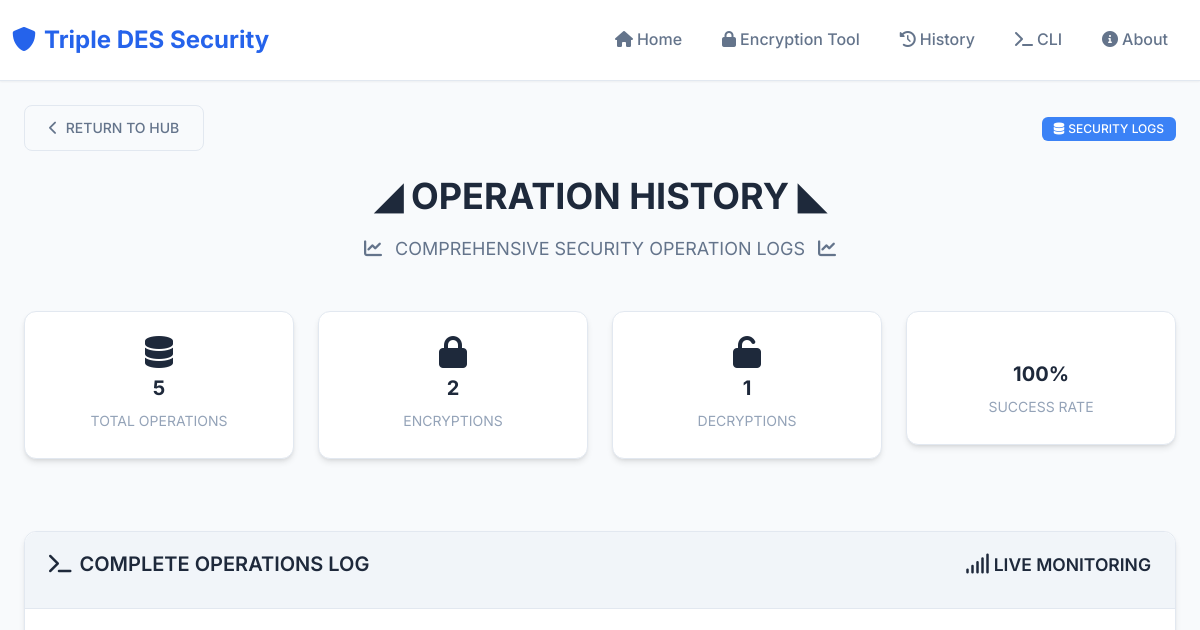
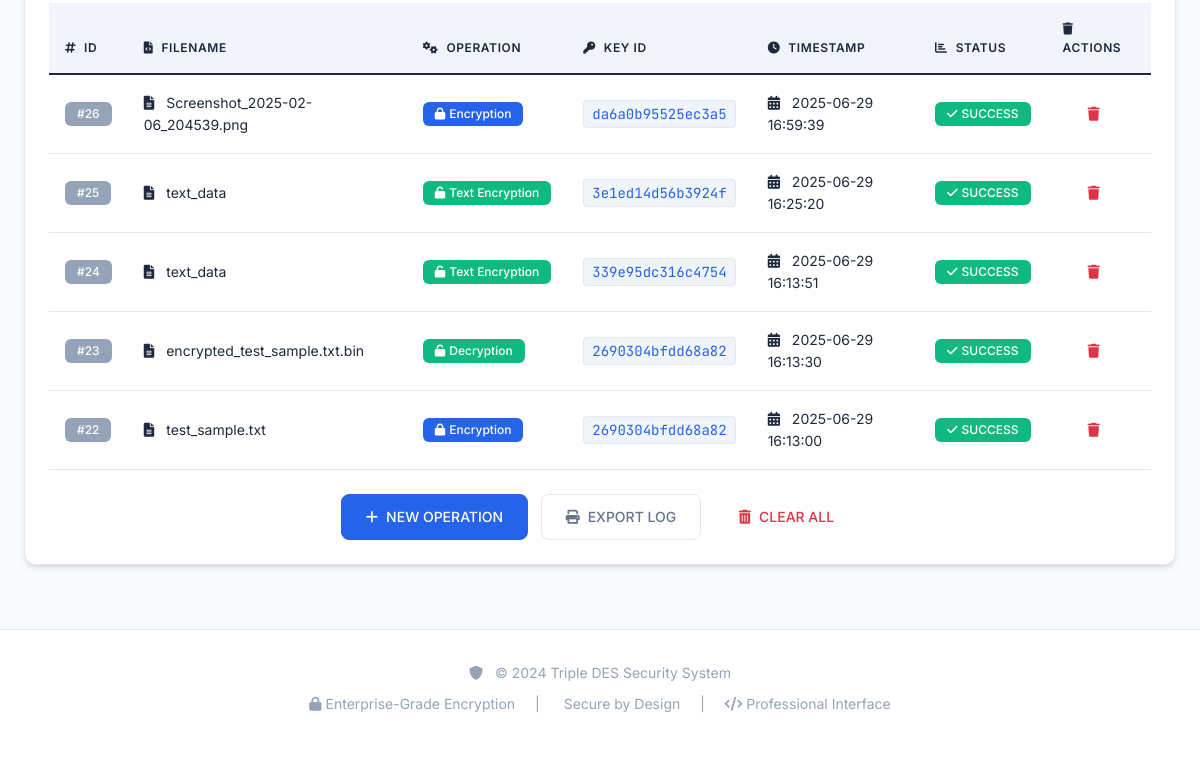
Before: /history with the older database file (2 pictures, top to bottom).
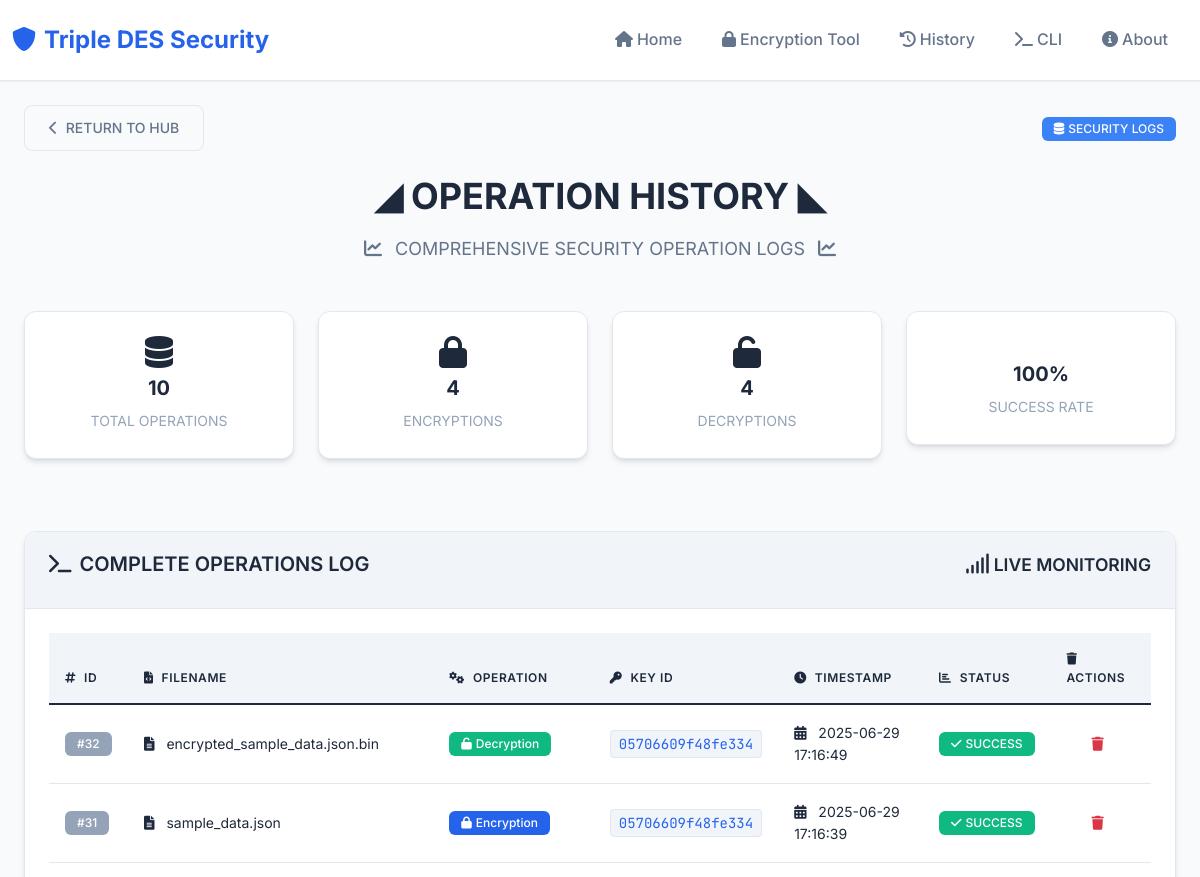
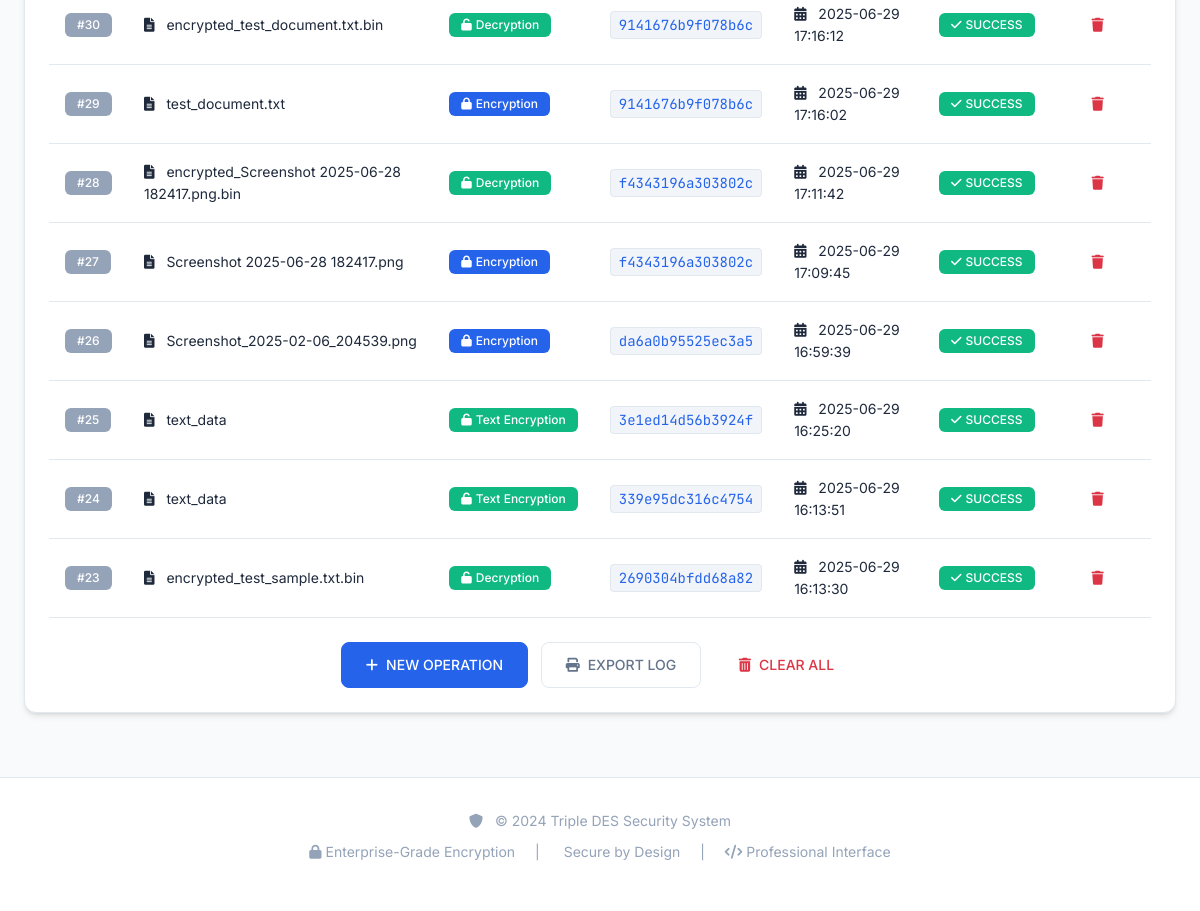
After: the same page with the newer database file (2 pictures, top to bottom).
### tables this page shows
CREATE TABLE encryption_history (
            id INTEGER PRIMARY KEY AUTOINCREMENT,
            filename TEXT NOT NULL,
            key_id TEXT NOT NULL,
            operation_type TEXT NOT NULL,
            timestamp DATETIME DEFAULT CURRENT_TIMESTAMP
        );

### src/app.py (the view)
@app.route('/history')
def history():
    history = get_history()
    back_url = request.referrer or url_for('index')
    return render_template('history.html', history=history, back_url=back_url)

### src/app.py (called while the page is built)
def get_history():
    conn = sqlite3.connect(DB_PATH)
    conn.row_factory = sqlite3.Row
    c = conn.cursor()
    c.execute('SELECT * FROM encryption_history ORDER BY timestamp DESC LIMIT 10')
    history = c.fetchall()
    conn.close()
    return history

### templates/history.html (shortened to what this page needs)
{% extends "base.html" %}
{% block content %}
<div class="container">
    <div class="d-flex align-items-center mb-4">
        <a href="{{ url_for('index') }}" class="btn btn-outline-dark pulse">
            <i class="fas fa-chevron-left me-2"></i>RETURN TO HUB
        </a>
        <div class="ms-auto">
            <span class="badge bg-info">
                <i class="fas fa-database me-1"></i>SECURITY LOGS
            </span>
        </div>
    </div>
    <div class="text-center mb-5">
        <h1 class="glitch" data-text="◢ OPERATION HISTORY ◣">
            ◢ OPERATION HISTORY ◣
        </h1>
        <p class="lead text-glow">
            <i class="fas fa-chart-line me-2"></i>
            COMPREHENSIVE SECURITY OPERATION LOGS
            <i class="fas fa-chart-line ms-2"></i>
        </p>
    </div>
    <div class="row mb-4">
        <div class="col-md-3 mb-3">
            <div class="card border-glow text-center">
                <div class="card-body">
                    <i class="fas fa-database fa-2x mb-2" style="color: var(--primary-neon);"></i>
                    <h5 class="text-glow">{{ history|length }}</h5>
                    <small class="text-muted">TOTAL OPERATIONS</small>
                </div>
            </div>
        </div>
        <div class="col-md-3 mb-3">
            <div class="card border-glow text-center">
                <div class="card-body">
                    <i class="fas fa-lock fa-2x mb-2" style="color: var(--accent-neon);"></i>
                    <h5 class="text-glow">{{ history|selectattr("operation_type", "equalto", "Encryption")|list|length }}</h5>
                    <small class="text-muted">ENCRYPTIONS</small>
                </div>
            </div>
        </div>
        <div class="col-md-3 mb-3">
            <div class="card border-glow text-center">
                <div class="card-body">
                    <i class="fas fa-unlock fa-2x mb-2" style="color: var(--secondary-neon);"></i>
                    <h5 class="text-glow">{{ history|selectattr("operation_type", "equalto", "Decryption")|list|length }}</h5>
                    <small class="text-muted">DECRYPTIONS</small>
                </div>
            </div>
        </div>
        <div class="col-md-3 mb-3">
            <div class="card border-glow text-center">
                <div class="card-body">
                    <h5 class="text-glow">100%</h5>
                    <small class="text-muted">SUCCESS RATE</small>
                </div>
            </div>
        </div>
    </div>
    <div class="card border-glow">
        <div class="card-header">
            <h5 class="card-title mb-0">
                <i class="fas fa-terminal me-2"></i>COMPLETE OPERATIONS LOG
                <span class="float-end">
                    <i class="fas fa-signal" style="color: var(--accent-neon);"></i>
                    <small>LIVE MONITORING</small>
                </span>
            </h5>
        </div>
        <div class="card-body">
            {% if history %}
                <div class="table-responsive">
                    <table class="table table-hover">
                        <thead>
                            <tr>
                                <th><i class="fas fa-hashtag me-2"></i>ID</th>
                                <th><i class="fas fa-file-code me-2"></i>FILENAME</th>
                                <th><i class="fas fa-cogs me-2"></i>OPERATION</th>
                                <th><i class="fas fa-key me-2"></i>KEY ID</th>
                                <th><i class="fas fa-clock me-2"></i>TIMESTAMP</th>
                                <th><i class="fas fa-chart-bar me-2"></i>STATUS</th>
                                <th><i class="fas fa-trash me-2"></i>ACTIONS</th>
                            </tr>
                        </thead>
                        <tbody>
                            {% for entry in history %}
                            <tr class="interactive-hover">
                                <td>
                                    <span class="badge bg-secondary">#{{ entry.id }}</span>
                                </td>
                                <td>
                                    <i class="fas fa-file-alt me-2" style="color: var(--primary-neon);"></i>
                                    <span class="text-glow">{{ entry.filename }}</span>
                                </td>
                                <td>
                                    {% if entry.operation_type == 'Encryption' %}
                                        <span class="badge bg-primary">
                                            <i class="fas fa-lock me-1"></i>{{ entry.operation_type }}
                                        </span>
                                    {% else %}
                                        <span class="badge bg-success">
                                            <i class="fas fa-unlock me-1"></i>{{ entry.operation_type }}
                                        </span>
                                    {% endif %}
                                </td>
                                <td>
                                    <code class="text-glow">{{ entry.key_id }}</code>
                                </td>
                                <td>
                                    <i class="fas fa-calendar-alt me-2" style="color: var(--secondary-neon);"></i>
                                    {{ entry.timestamp }}
                                </td>
                                <td>
                                    <span class="badge bg-success">
                                        <i class="fas fa-check me-1"></i>SUCCESS
                                    </span>
                                </td>
                                <td>
                                    <form method="POST" action="{{ url_for('delete_history_record', record_id=entry.id) }}" style="display: inline;"
                                          onsubmit="return confirm('Are you sure you want to delete this record?')">
                                        <button type="submit" class="btn btn-sm btn-outline-danger" title="Delete Record">
                                            <i class="fas fa-trash"></i>
                                        </button>
                                    </form>
                                </td>
                            </tr>
                            {% endfor %}
                        </tbody>
                    </table>
                </div>
                <div class="text-center mt-4">
                    <a href="{{ url_for('encryption_tool') }}" class="btn btn-primary me-2">
                        <i class="fas fa-plus me-2"></i>NEW OPERATION
                    </a>
                    <button class="btn btn-outline-dark me-2" onclick="window.print()">
                        <i class="fas fa-print me-2"></i>EXPORT LOG
                    </button>
                    <form method="POST" action="{{ url_for('clear_all_history') }}" style="display: inline;"
                          onsubmit="return confirm('Are you sure you want to delete ALL history records? This action cannot be undone!')">
                        <button type="submit" class="btn btn-outline-danger">
                            <i class="fas fa-trash-alt me-2"></i>CLEAR ALL
                        </button>
                    </form>
                </div>
            {% endif %}
        </div>
    </div>
</div>
{% endblock %}

### templates/base.html (shortened to what this page needs)
<!DOCTYPE html>
<html lang="en">
<head>
    <link href="https://cdn.jsdelivr.net/npm/bootstrap@5.1.3/dist/css/bootstrap.min.css" rel="stylesheet">
    <link rel="stylesheet" href="https://cdnjs.cloudflare.com/ajax/libs/font-awesome/6.0.0/css/all.min.css">
    <link rel="stylesheet" href="{{ url_for('static', filename='style.css') }}">
</head>
<body>
    <nav class="navbar navbar-expand-lg navbar-light">
        <div class="container">
            <a class="navbar-brand" href="{{ url_for('index') }}">
                <i class="fas fa-shield-alt me-2"></i>Triple DES Security
            </a>
            <div class="collapse navbar-collapse" id="navbarNav">
                <ul class="navbar-nav ms-auto">
                    <li class="nav-item">
                        <a class="nav-link" href="{{ url_for('index') }}">
                            <i class="fas fa-home me-1"></i>Home
                        </a>
                    </li>
                    <li class="nav-item">
                        <a class="nav-link" href="{{ url_for('encryption_tool') }}">
                            <i class="fas fa-lock me-1"></i>Encryption Tool
                        </a>
                    </li>
                    <li class="nav-item">
                        <a class="nav-link" href="{{ url_for('history') }}">
                            <i class="fas fa-history me-1"></i>History
                        </a>
                    </li>
                    <li class="nav-item">
                        <a class="nav-link" href="{{ url_for('cli_guide') }}">
                            <i class="fas fa-terminal me-1"></i>CLI
                        </a>
                    </li>
                    <li class="nav-item">
                        <a class="nav-link" href="{{ url_for('about') }}">
                            <i class="fas fa-info-circle me-1"></i>About
                        </a>
                    </li>
                </ul>
            </div>
        </div>
    </nav>
    <div class="container mt-4">
        {% block content %}{% endblock %}
    </div>
    <footer class="footer">
        <div class="container text-center">
            <div class="row">
                <div class="col-md-12">
                    <p class="text-muted mb-2">
                        <i class="fas fa-shield-alt me-2"></i>
                        © 2024 Triple DES Security System
                    </p>
                    <p class="text-muted small">
                        <i class="fas fa-lock me-1"></i>Enterprise-Grade Encryption
                        <span class="mx-3">|</span>
                        Secure by Design
                        <span class="mx-3">|</span>
                        <i class="fas fa-code me-1"></i>Professional Interface
                    </p>
                </div>
            </div>
        </div>
    </footer>
</body>
</html>

Changed rows visible on the page:
no longer on this page (row unchanged): encryption_history: id "22", filename "test_sample.txt", operation_type "Encryption", key_id "2690304bfdd68a82", timestamp "2025-06-29 16:13:00"
added encryption_history: id "32", filename "encrypted_sample_data.json.bin", operation_type "Decryption", key_id "05706609f48fe334", timestamp "2025-06-29 17:16:49"
added encryption_history: id "31", filename "sample_data.json", operation_type "Encryption", key_id "05706609f48fe334", timestamp "2025-06-29 17:16:39"
added encryption_history: id "30", filename "encrypted_test_document.txt.bin", operation_type "Decryption", key_id "9141676b9f078b6c", timestamp "2025-06-29 17:16:12"
added encryption_history: id "29", filename "test_document.txt", operation_type "Encryption", key_id "9141676b9f078b6c", timestamp "2025-06-29 17:16:02"
added encryption_history: id "28", filename "encrypted_Screenshot 2025-06-28 182417.png.bin", operation_type "Decryption", key_id "f4343196a303802c", timestamp "2025-06-29 17:11:42"
added encryption_history: id "27", filename "Screenshot 2025-06-28 182417.png", operation_type "Encryption", key_id "f4343196a303802c", timestamp "2025-06-29 17:09:45"
Other visible differences:
{{ history|length }}: "5" → "10"
text no longer shown: "2 1"
text now shown: "4 4"
